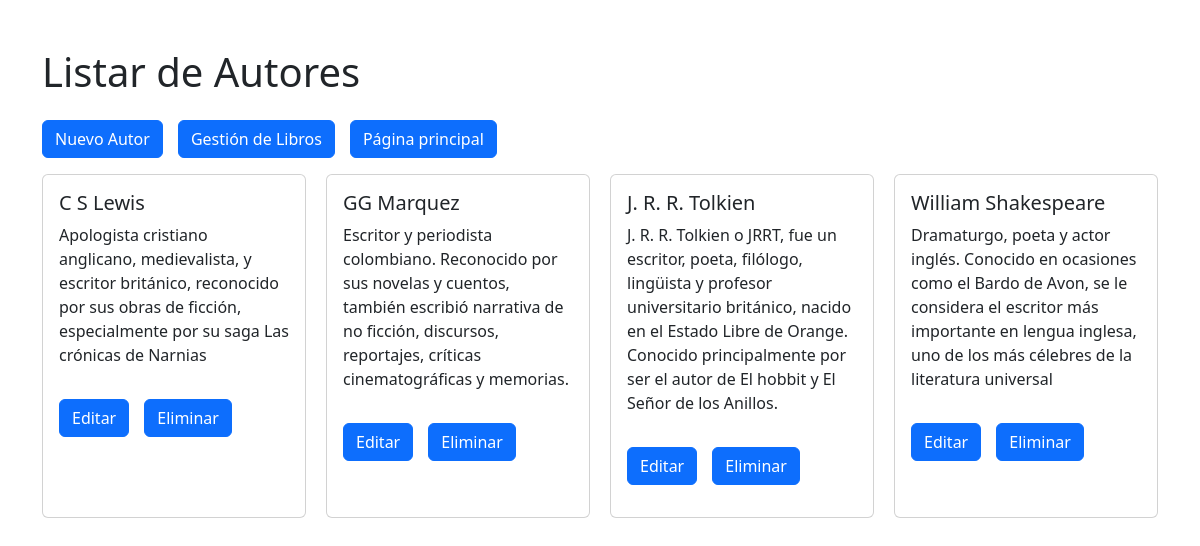
Page /libros/autores on the committed database.
### libros/models.py (models this page shows, shortened)
class Autor(models.Model):
    nombre=models.CharField(max_length=200)
    descripcion=models.CharField(max_length=250,default='', null=True, blank=True)

### libros/views.py (the view)
# urls.py: path('autores',views.listarautores,name='listarautores'),
def listarautores(request):
    query=models.Autor.objects.all()
    context={'autores': query}
    return render(request, 'libros/listarautores.html', context)

### libros/templates/libros/listarautores.html
{% extends 'core/base.html' %}
{% block title %}
    <h1>Listar de Autores</h1>
{% endblock title %}
{% block content %}
<div style="display: flex;gap: 15px;" class="py-3 ">
    <div class="">
        <a class="btn btn-primary" href='{% url 'libros:crearautor' %}'>Nuevo Autor</a>
    </div>
    <div class="">
        <a class="btn btn-primary" href='{% url 'libros:home' %}'>Gestión de Libros</a>
    </div>
    <div class="">
        <a class="btn btn-primary" href='{% url 'core:home' %}'>Página principal</a>
    </div>
</div>
<div style="display: flex; gap: 20px;">
    {% for autor in autores  %}
        <div class="card" style="width: 18rem;">
            <div class="card-body">
                <h5 class="card-title">{{autor.nombre}}</h5>
                <p class="card-text">{{autor.descripcion}}</p>
                <div style="display: flex;gap: 15px;" class="py-3 ">
                    <div class="">
                        <a class="btn btn-primary" href='{% url 'libros:editarautor' autor.id %}'  >Editar</a>
                    </div>
                    <div class="">
                        <a class="btn btn-primary" href='{% url 'libros:eliminarautor' autor.id %}'>Eliminar</a>
                    </div>
                </div>
            </div>
        </div>
    {% endfor %}
</div>
{% endblock content %}

### rows in the picture
Autor: nombre "C S Lewis", descripcion "Apologista cristiano anglicano, medievalista, y escritor británico, reconocido por sus obras de ficción, especialmente por su saga Las crónicas de Narnias"
Autor: nombre "GG Marquez", descripcion "Escritor y periodista colombiano. Reconocido por sus novelas y cuentos, también escribió narrativa de no ficción, discursos, reportajes, críticas cinematográficas y memorias."
Autor: nombre "J. R. R. Tolkien", descripcion "J. R. R. Tolkien o JRRT, fue un escritor, poeta, filólogo, lingüista y profesor universitario británico, nacido en el Estado Libre de Orange. Conocido principalmente por ser el autor de El hobbit y El Señor de los Anillos."
Autor: nombre "William Shakespeare", descripcion "Dramaturgo, poeta y actor inglés. Conocido en ocasiones como el Bardo de Avon, se le considera el escritor más importante en lengua inglesa, uno de los más célebres de la literatura universal"
